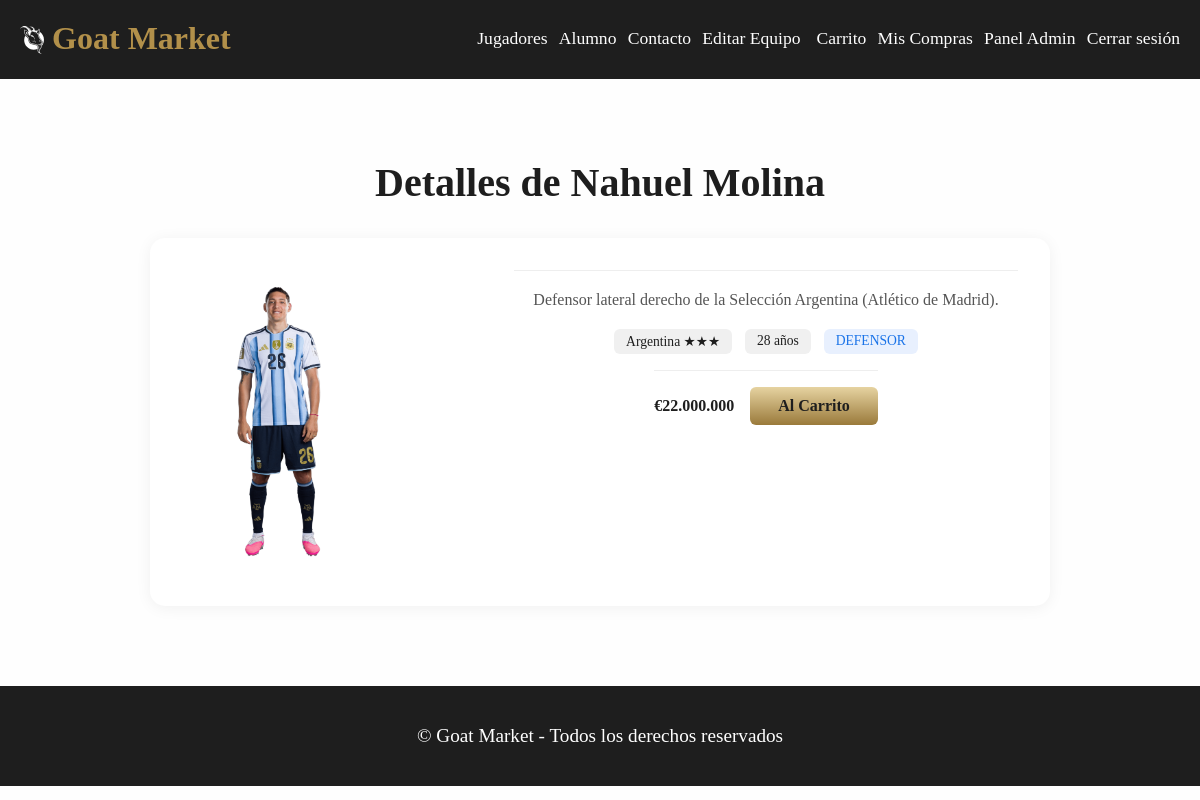
The app's page /?sec=detalle&id=6 (signed in) with its own data.
### tables this page shows
CREATE TABLE `jugadores` (
  `id` int(10) unsigned NOT NULL AUTO_INCREMENT,
  `nombre_apellido` varchar(50) NOT NULL,
  `fecha_nacimiento` date NOT NULL,
  `descripcion` text DEFAULT NULL,
  `precio` smallint(5) unsigned NOT NULL,
  `imagen` varchar(50) DEFAULT NULL,
  `pais_id` int(11) DEFAULT NULL,
  PRIMARY KEY (`id`),
  KEY `pais_id` (`pais_id`),
  CONSTRAINT `pais_id` FOREIGN KEY (`pais_id`) REFERENCES `paises` (`id`) ON UPDATE CASCADE
);

CREATE TABLE `paises` (
  `id` int(11) NOT NULL AUTO_INCREMENT,
  `nombre` varchar(50) NOT NULL,
  `estrellas` tinyint(4) NOT NULL,
  `color` varchar(8) NOT NULL DEFAULT '#666666',
  PRIMARY KEY (`id`),
  UNIQUE KEY `uq_paises_nombre` (`nombre`)
);

### clases/Secciones.php (called while the page is built, shortened)
<?php
class Secciones {
    private $vinculo;
    private $titulo;
    private $inMenu;
    public function getVinculo():string
    {
        return $this -> vinculo;
    }
    public function getTitulo():string
    {
        return $this -> titulo;
    }
    public function getInMenu():bool
    {
        return $this -> inMenu;
    }
    private static function buscarDatos(string $ruta): ?array
    {
        $JSON = @file_get_contents($ruta);
        $JSONData = json_decode($JSON);
        return $JSONData;
    }
    public static function secciones_del_sitio():array
    {
        $secciones = [];
        $JSONData = self::buscarDatos('recursos/secciones.json');
        foreach ($JSONData as $value){
            $sec = new self();
            $sec -> vinculo = $value -> vinculo;
            $sec -> titulo = $value -> titulo;
            $sec -> inMenu = $value -> inMenu;
            $sec -> ser_administrador = isset($value -> ser_administrador) ? $value -> ser_administrador : false;
            $secciones[] = $sec;
        }
        return $secciones;
    }
}
?>

### clases/Usuario.php (called while the page is built, shortened)
<?php
class Usuario
{
  private $es_administrador;
  public function getEsAdministrador(){
    return $this -> es_administrador;
  }
  public static function get_x_id(int $id): ?Usuario
  {
    $conexion = Conexion::getConexion();
    $query = "SELECT * FROM usuarios WHERE id = :id LIMIT 1";
    $PDOStatement = $conexion -> prepare($query);
    $PDOStatement -> setFetchMode(PDO::FETCH_CLASS, self::class);
    $PDOStatement -> execute(["id" => $id]);
    $lista = $PDOStatement -> fetch();
    return !empty($lista) ? $lista : null;
  }
}

### clases/Jugadores.php (called while the page is built, shortened)
<?php
class Jugadores
{
  private $id;
  private $nombre_apellido;
  private $descripcion;
  private $fecha_nacimiento;
  private $imagen;
  private $pais_id;
  private $pais_nombre;
  private $pais_estrellas;
  public function getId(){
    return $this -> id;
  }
  public function getNombre(){
    return $this -> nombre_apellido;
  }
  public function getDescripcion(){
    return $this -> descripcion;
  }
  public function getPrecio(){
    return $this -> precio;
  }
  public function getImagen(){
    return $this -> imagen;
  }
  public function getPais(){
    return $this -> pais_nombre ?? $this -> pais_id;
  }
  public function getPaisEstrellas(){
    return $this -> pais_estrellas;
  }
  public function getEdad(): int {
    $nacimiento = new DateTime($this->fecha_nacimiento);
    $hoy = new DateTime();
    return (int) $nacimiento->diff($hoy)->y;
  }
  public static function get_x_id(int $id): ?Jugadores
  {
    $conexion = Conexion::getConexion();
    $query = "SELECT j.*, p.nombre AS pais_nombre, p.color AS pais_color, p.estrellas AS pais_estrellas FROM jugadores j JOIN paises p ON j.pais_id = p.id WHERE j.id = :id LIMIT 1";
    $PDOStatement = $conexion -> prepare($query);
    $PDOStatement -> setFetchMode(PDO::FETCH_CLASS, self::class);
    $PDOStatement -> execute(["id" => $id]);
    $lista = $PDOStatement -> fetch();
    return !empty($lista) ? $lista : null;
  }
}
?>

### clases/Posiciones.php (called while the page is built, shortened)
<?php
class Posiciones
{
    public static function getPosicionesPorJugador(int $jugador_id): array
    {
        $conexion = Conexion::getConexion();
        $query = "SELECT pos.posicion FROM posicion_x_jugador pxj
                  JOIN posiciones pos ON pxj.posicion_id = pos.id
                  WHERE pxj.jugador_id = :jugador_id
                  ORDER BY pos.posicion";
        $PDOStatement = $conexion->prepare($query);
        $PDOStatement->execute(['jugador_id' => $jugador_id]);
        return $PDOStatement->fetchAll(PDO::FETCH_COLUMN);
    }
}

### clases/Carrito.php (called while the page is built, shortened)
<?php
require_once "Jugadores.php";
class Carrito
{
  public static function idsEnCarrito(int $usuario_id): array
  {
    $conexion = Conexion::getConexion();
    $query = "SELECT jugador_id FROM carrito WHERE usuario_id = :usuario_id";
    $stmt = $conexion->prepare($query);
    $stmt->execute(['usuario_id' => $usuario_id]);
    return $stmt->fetchAll(PDO::FETCH_COLUMN);
  }
}

### vistas/detalle.php (the view, shortened to what this page needs)
<?php
    require_once "clases/Jugadores.php";
    require_once "clases/Posiciones.php";
    require_once "clases/Carrito.php";
    $id = isset($_GET["id"]) ? $_GET["id"] : null;
    $jugador = Jugadores::get_x_id($id);
    if(!is_null($jugador)){
        $posicionesJugador = Posiciones::getPosicionesPorJugador($jugador->getId());
        $ya_en_carrito = isset($_SESSION['usuario_id']) && in_array($jugador->getId(), Carrito::idsEnCarrito($_SESSION['usuario_id']));
        ?>
        <h2>Detalles de <?= $jugador->getNombre() ?></h2>
        <div class="detalle">
            <?php if ($jugador->getImagen()): ?>
                <figure>
                    <img src="assets/img/<?= rawurlencode($jugador->getImagen()) ?>" alt="<?= htmlspecialchars($jugador->getNombre()) ?>">
                </figure>
            <?php endif; ?>
            <div>
                <p><?= htmlspecialchars($jugador->getDescripcion()) ?></p>
                <div>
                    <span><?= htmlspecialchars($jugador->getPais()) ?> <?= str_repeat('★', $jugador->getPaisEstrellas()) ?></span>
                    <span><?= $jugador->getEdad() ?> años</span>
                    <?php if (!empty($posicionesJugador)): ?>
                        <?php foreach($posicionesJugador as $pos): ?>
                            <span class="posicion-tag"><?= htmlspecialchars($pos) ?></span>
                        <?php endforeach; ?>
                    <?php endif; ?>
                        </div>
                <div>
                    <strong>€<?= number_format($jugador->getPrecio() * 1000000, 0, ',', '.') ?></strong>
                    <?php if ($ya_en_carrito): ?>
                        <span class="button disabled">Ya está en tu carrito</span>
                    <?php else: ?>
                        <a href="actions/agregar_carrito_acc.php?id=<?= $jugador->getId() ?>" class="button">Al Carrito</a>
                    <?php endif; ?>
                        </div>
            </div>
        </div>
<?php }?>

### index.php (shortened to what this page needs)
 <?php
    require_once "clases/Secciones.php";
    require_once "clases/Usuario.php";
    $usuario = null;
    if(isset($_SESSION['usuario_id'])){
        $usuario = Usuario::get_x_id($_SESSION['usuario_id']);
    }
    $secciones = Secciones::secciones_del_sitio();
    $seccion_solicitada = isset($_GET['sec']) ? $_GET['sec'] : 'inicio';
    $vista = '404';
    foreach ($secciones as $value){
        if($value -> getVinculo() == $seccion_solicitada) {
            $vista = $seccion_solicitada;
            break;
        }
    }
?>
<!DOCTYPE html>
<html lang="es-AR">
        <?php require_once("layout/head.php"); ?>
<body>
    <?php require_once("layout/header.php") ?>
    <main>
        <?php require_once("vistas/$vista.php") ?>
    </main>
    <?php require_once("layout/footer.php") ?>
</body>
</html>

### layout/head.php (shortened to what this page needs)
<head>
    <link rel="stylesheet" href="assets/css/style.css">
</head>

### layout/header.php (shortened to what this page needs)
<header>
    <nav>
        <h1>
            <img src="favicon.svg" alt="GOAT Market" class="header-logo">
            <a href="?sec=inicio">Goat Market</a>
        </h1>
        <div class="nav-menu">
            <ul>
                <?php
                    foreach($secciones as $value){
                        if($value -> getInMenu()){
                            ?>
                                <li>
                                    <a href="?sec=<?= $value -> getVinculo(); ?>"><?= $value -> getTitulo(); ?></a>
                                </li>
                            <?php
                        }
                    }
                ?>
            </ul>
            <ul>
                <?php if($usuario): ?>
                    <li><a href="?sec=carrito">Carrito</a></li>
                    <li><a href="?sec=mis-compras">Mis Compras</a></li>
                    <?php if($usuario->getEsAdministrador() > 0): ?>
                        <li><a href="?sec=panel_administrador">Panel Admin</a></li>
                    <?php endif; ?>
                    <li><a href="actions/logout_acc.php">Cerrar sesión</a></li>
                <?php else: ?>
                    <li><a href="?sec=login">Iniciar sesión</a></li>
                <?php endif; ?>
            </ul>
        </div>
    </nav>
</header>

### layout/footer.php
<footer>
    <p>&copy Goat Market - Todos los derechos reservados</p>
</footer>

### assets/css/style.css (style rules this page uses)
:root { --card-size: 300px; --main-color: #67b7fd; --golden-x: linear-gradient(90deg, #9A7A3B 0%, #E6D3A1 100%); --golden-y: linear-gradient(0deg, #9A7A3B 0%, #E6D3A1 100%); --golden: #b2904a; }
* { margin: 0; padding: 0; box-sizing: border-box; box-shadow: none; text-decoration: none; list-style: none; }
a { color: inherit; }
body { background-color: #fefefe; color: #1e1e1e; }
h1 { font-size: 2rem; font-weight: bold; }
h2 { margin: auto; text-align: center; font-size: 2.5rem; margin-bottom: 2rem; }
main { margin: 5rem auto; }
nav { display: flex; justify-content: space-between; align-items: center; background-color: #1e1e1e; color: #fefefe; padding: 20px; }
nav h1 { color: var(--golden); display: flex; align-items: center; gap: 8px; }
.header-logo { height: 28px; width: auto; vertical-align: middle; }
nav a::after { content: ''; display: flex; width: 0%; height: 2px; background: var(--golden-x); transition: all 0.3s; }
nav ul { justify-content: center; display: flex; font-size: 1.1rem; gap: 0.7rem; }
img { height: var(--card-size); transform: scale(1) translateY(0px); transition: all cubic-bezier(0.63, 0.23, 0.00, 1.08) 1s; }
.detalle { display: flex; gap: 2rem; max-width: 900px; margin: 2rem auto; background: #fff; border-radius: 15px; padding: 2rem; box-shadow: 0 2px 16px rgba(0,0,0,0.06); }
.detalle > div { flex: 1; display: flex; flex-direction: column; gap: 1rem; }
.detalle > div p { font-size: 1rem; line-height: 1.6; color: #555; }
.detalle div { display: flex; gap: 0.8rem; }
.detalle div:last-of-type { justify-content: flex-start; gap: 1rem; align-items: center; padding-top: 1rem; border-top: 1px solid #eee; }
.detalle div span { padding: 0.25rem 0.75rem; background: #f0f0f0; border-radius: 6px; font-size: 0.85rem; }
.posicion-tag { background: #e8f0fe !important; color: #1a73e8; font-weight: 500; }
.detalle .button { width: auto; max-width: none; height: auto; padding: 10px 28px; font-size: 1rem; font-weight: 600; text-align: center; border: none; border-radius: 6px; }
.nav-menu { display: flex; flex: 1; justify-content: flex-end; align-items: center; gap: 1rem; }

### records on screen
jugadores: nombre_apellido "Nahuel Molina", imagen (picture), descripcion "Defensor lateral derecho de la Selección Argentina (Atlético de Madrid).", pais.nombre "Argentina", pais.estrellas "★★★", fecha_nacimiento "28", $jugador->getPrecio()*1000000 "22.000.000"

### other values on screen
$value -> getTitulo() "Jugadores"
$value -> getTitulo() "Alumno"
$value -> getTitulo() "Contacto"
$value -> getTitulo() "Editar Equipo"
$pos "DEFENSOR"
